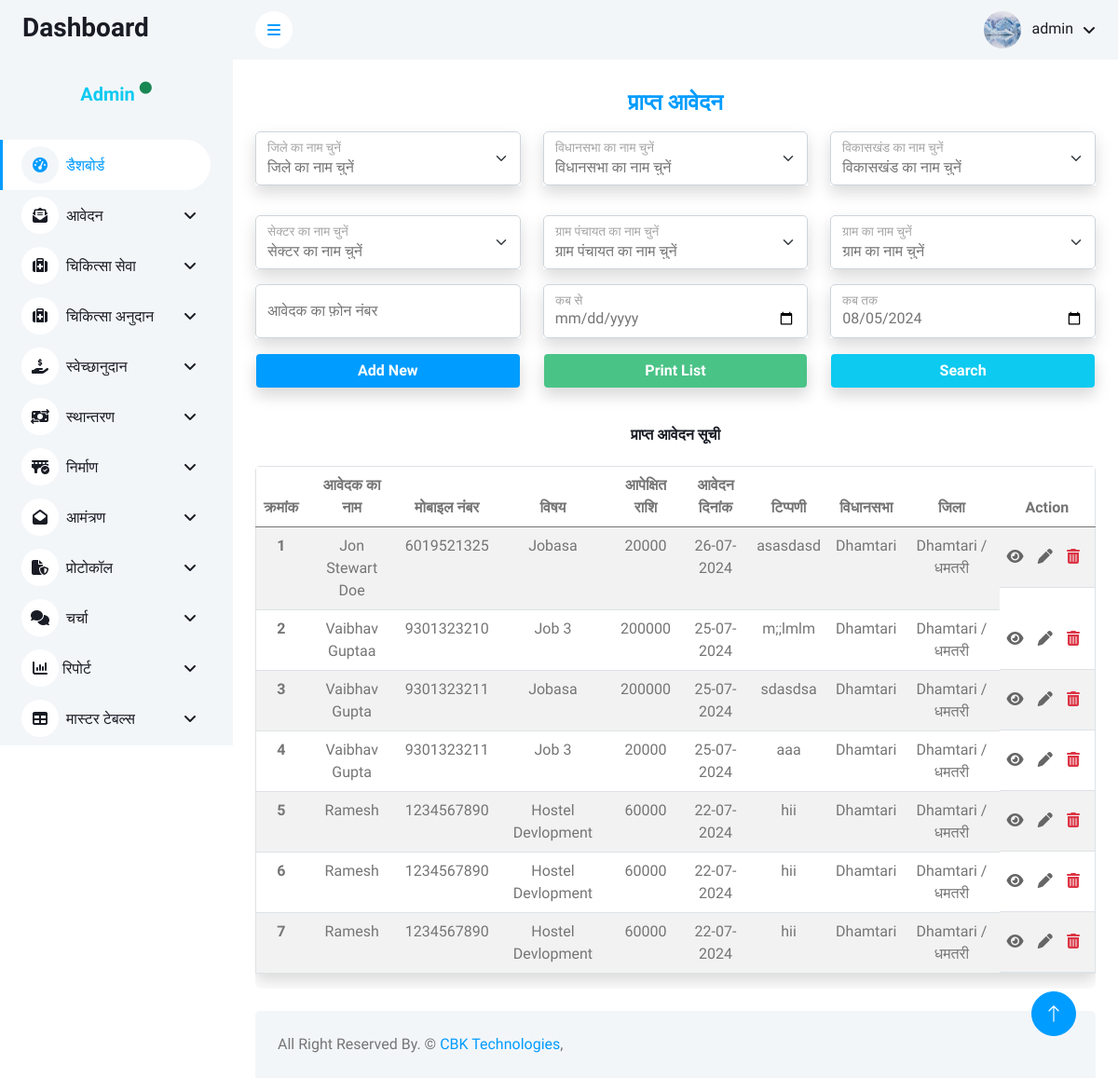
Page /admin/chikitsa/chikitsa_aavedan.php (signed in) on the committed database.
### tables this page shows
CREATE TABLE `chikitsa` (
  `id` int(11) NOT NULL,
  `inquiry_no` varchar(30) NOT NULL,
  `name` varchar(100) NOT NULL,
  `phone_number` varchar(15) NOT NULL,
  `designation` varchar(100) NOT NULL,
  `district_id` int(11) NOT NULL,
  `vidhansabha_id` int(11) NOT NULL,
  `vikaskhand_id` int(11) NOT NULL,
  `sector_id` int(11) NOT NULL,
  `gram_panchayat_id` varchar(100) NOT NULL,
  `gram_id` varchar(100) NOT NULL,
  `subject` varchar(255) NOT NULL,
  `reference` varchar(100) NOT NULL,
  `expectations_amount` int(11) NOT NULL,
  `application_date` date NOT NULL,
  `file_upload` varchar(255) NOT NULL,
  `comment` text NOT NULL,
  `status` int(11) NOT NULL DEFAULT 0 COMMENT '0 = प्राप्त आवेदन\r\n1 = प्रस्तावित आवेदन\r\n2 = स्वीकृत आवेदन \r\n3 = प्रेषित स्वीकृत आवेदन\r\n4 = अस्वीकृत आवेदन ',
  `anumodit_amount` varchar(200) NOT NULL DEFAULT '',
  `aadesh_no` varchar(200) NOT NULL DEFAULT '',
  `anumodit_date` date DEFAULT NULL,
  `view_comment` text NOT NULL,
  `create_date` timestamp NOT NULL DEFAULT current_timestamp(),
  `update_date` timestamp NOT NULL DEFAULT current_timestamp() ON UPDATE current_timestamp(),
  `sveekrt_amount` varchar(200) NOT NULL,
  `sveekrt_no` varchar(100) NOT NULL,
  `sveekrt_comment` text NOT NULL,
  `sveekrt_date` date DEFAULT NULL,
  `yojna_id` int(11) NOT NULL,
  `ptr_sender` varchar(200) NOT NULL,
  `presit_date` date DEFAULT NULL,
  `anudan_prapt_add` varchar(200) NOT NULL
);

CREATE TABLE `vidhansabha_master` (
  `vidhansabha_id` int(11) NOT NULL,
  `vidhansabha_name` varchar(200) NOT NULL,
  `district_id` int(11) NOT NULL
);

CREATE TABLE `district_master` (
  `district_id` int(11) NOT NULL,
  `district_name` varchar(200) NOT NULL
);

### admin/config/function.php (called while the page is built, shortened)
<?php
function getvalfield($con, $table, $field, $where)
{
    $sql = "select $field from $table where $where";
    $getvalue =  mysqli_query($con, $sql);
    $getval   =  mysqli_fetch_row($getvalue);
    return $getval[0];
}

### admin/chikitsa/chikitsa_aavedan.php (the view, shortened to what this page needs)
<?php include('../config/dbconnection.php') ?>
<?php
$tblname = "chikitsa";
$tblkey = "id";
$pagename = "प्राप्त आवेदन";
if ($_SERVER['REQUEST_METHOD'] == 'POST' && isset($_POST['search'])) {
    $district_id = isset($_POST['district_id']) ? $_POST['district_id'] : '';
    $vidhansabha_id = isset($_POST['vidhansabha_id']) ? $_POST['vidhansabha_id'] : '';
    $vikaskhand_id = isset($_POST['vikaskhand_id']) ? $_POST['vikaskhand_id'] : '';
    $sector_id = isset($_POST['sector_id']) ? $_POST['sector_id'] : '';
    $gram_panchayat_id = isset($_POST['gram_panchayat_id']) ? $_POST['gram_panchayat_id'] : '';
    $gram_id = isset($_POST['gram_id']) ? $_POST['gram_id'] : '';
    $phone_number = isset($_POST['phone_number']) ? $_POST['phone_number'] : '';
    $from_date = isset($_POST['from_date']) ? $_POST['from_date'] : '';
    $to_date = isset($_POST['to_date']) ? $_POST['to_date'] : '';
    $sql = "SELECT a.*, d.district_name, v.vidhansabha_name, vk.vikaskhand_name, s.sector_name, gp.gram_panchayat_name, g.gram_name
    FROM $tblname a
    LEFT JOIN district_master d ON a.district_id = d.district_id
    LEFT JOIN vidhansabha_master v ON a.vidhansabha_id = v.vidhansabha_id
    LEFT JOIN vikaskhand_master vk ON a.vikaskhand_id = vk.vikaskhand_id
    LEFT JOIN sector_master s ON a.sector_id = s.sector_id
    LEFT JOIN gram_panchayat_master gp ON a.gram_panchayat_id = gp.gram_panchayat_id
    LEFT JOIN gram_master g ON a.gram_id = g.gram_id
    WHERE a.status=0";
    if (!empty($district_id)) {
        $sql .= " AND a.district_id = '" . mysqli_real_escape_string($conn, $district_id) . "'";
    }
    if (!empty($vidhansabha_id)) {
        $sql .= " AND a.vidhansabha_id = '" . mysqli_real_escape_string($conn, $vidhansabha_id) . "'";
    }
    if (!empty($vikaskhand_id)) {
        $sql .= " AND a.vikaskhand_id = '" . mysqli_real_escape_string($conn, $vikaskhand_id) . "'";
    }
    if (!empty($sector_id)) {
        $sql .= " AND a.sector_id = '" . mysqli_real_escape_string($conn, $sector_id) . "'";
    }
    if (!empty($gram_panchayat_id)) {
        $sql .= " AND a.gram_panchayat_id = '" . mysqli_real_escape_string($conn, $gram_panchayat_id) . "'";
    }
    if (!empty($gram_id)) {
        $sql .= " AND a.gram_id = '" . mysqli_real_escape_string($conn, $gram_id) . "'";
    }
    if (!empty($phone_number)) {
        $sql .= " AND phone_number = '" . mysqli_real_escape_string($conn, $phone_number) . "'";
    }
    if (!empty($from_date) && !empty($to_date)) {
        $sql .= " AND application_date BETWEEN '" . mysqli_real_escape_string($conn, $from_date) . "' AND '" . mysqli_real_escape_string($conn, $to_date) . "'";
    }
    $sql .= " ORDER BY id DESC";
} else {
    $sql = "SELECT a.*, d.district_name, v.vidhansabha_name, vk.vikaskhand_name, s.sector_name, gp.gram_panchayat_name, g.gram_name
    FROM $tblname a
    LEFT JOIN district_master d ON a.district_id = d.district_id
    LEFT JOIN vidhansabha_master v ON a.vidhansabha_id = v.vidhansabha_id
    LEFT JOIN vikaskhand_master vk ON a.vikaskhand_id = vk.vikaskhand_id
    LEFT JOIN sector_master s ON a.sector_id = s.sector_id
    LEFT JOIN gram_panchayat_master gp ON a.gram_panchayat_id = gp.gram_panchayat_id
    LEFT JOIN gram_master g ON a.gram_id = g.gram_id
    WHERE a.status=0
    ORDER BY a.$tblkey DESC";
}
$fetch = mysqli_query($conn, $sql);
?>
<?php include('../includes/header.php') ?>
<?php include('../includes/sidebar.php') ?>
<?php include('../includes/navbar.php') ?>
<div class="container-fluid pt-4 px-4">
    <h4 class="text-center fw-bolder text-primary mb-3"><?= $pagename; ?></h4>
    <form action="" method="post">
        <div class="row">
            <div class="col-lg-4 text-center mb-3">
                <div class="form-group shadow">
                    <div class="form-floating mb-3">
                        <select name="district_id" id="districtSelect" class="form-select form-control bg-white">
                            <option value="" selected>जिले का नाम चुनें</option>
                        </select>
                        <label for="districtSelect">जिले का नाम चुनें </label>
                    </div>
                </div>
            </div>
            <div class="col-lg-4">
                <div class="form-group shadow">
                    <div class="form-floating mb-3">
                        <select name="vidhansabha_id" id="vidhansabhaSelect" class="form-select form-control bg-white ">
                            <option value="" selected>विधानसभा का नाम चुनें</option>
                        </select>
                        <label for="vidhansabha">विधानसभा का नाम चुनें </label>
                    </div>
                </div>
            </div>
            <div class="col-lg-4">
                <div class="form-group shadow">
                    <div class="form-floating mb-3">
                        <select name="vikaskhand_id" id="vikaskhandSelect" class="form-select form-control bg-white">
                            <option value="" selected disabled>विकासखंड का नाम चुनें</option>
                        </select>
                        <label for="vikaskhand">विकासखंड का नाम चुनें </label>
                    </div>
                </div>
            </div>
            <div class="col-lg-4">
                <div class="form-group shadow">
                    <div class="form-floating mb-3">
                        <select name="sector_id" id="sectorSelect" class="form-select form-control bg-white">
                            <option value="" selected>सेक्टर का नाम चुनें</option>
                        </select>
                        <label for="sector">सेक्टर का नाम चुनें </label>
                    </div>
                </div>
            </div>
            <div class="col-lg-4">
                <div class="form-group shadow">
                    <div class="form-floating mb-3">
                        <select name="gram_panchayat_id" id="gramPanchayatSelect" class="form-select form-control bg-white">
                            <option value="" selected>ग्राम पंचायत का नाम चुनें</option>
                        </select>
                        <label for="gram_panchayt">ग्राम पंचायत का नाम चुनें </label>
                    </div>
                </div>
            </div>
            <div class="col-lg-4">
                <div class="form-group shadow">
                    <div class="form-floating mb-3">
                        <select class="form-select" id="gramSelect" name="gram_id">
                            <option value="" selected>ग्राम का नाम चुनें</option>
                        </select>
                        <label for="gram">ग्राम का नाम चुनें </label>
                    </div>
                </div>
            </div>
            <div class="col-lg-4">
                <div class="form-group shadow">
                    <div class="form-floating mb-3">
                        <input type="text" name="phone_number" class="form-control" id="phone_number" placeholder="आवेदक का फ़ोन नंबर" onkeypress='return event.charCode >= 48 && event.charCode <= 57'>
                        <label for="mobile">आवेदक का फ़ोन नंबर </label>
                    </div>
                </div>
            </div>
            <div class="col-lg-4">
                <div class="form-group shadow">
                    <div class="form-floating mb-3">
                        <input type="date" name="from_date" class="form-control" id="from_date" placeholder="कब से ">
                        <label for="from_date">कब से</label>
                    </div>
                </div>
            </div>
            <div class="col-lg-4">
                <div class="form-group shadow">
                    <div class="form-floating mb-3">
                        <?php
                        $currentDate = date('Y-m-d');
                        ?>
                        <input type="date" name="to_date" value="<?= $currentDate ?>" class="form-control" id="to_date" placeholder="कब तक ">
                        <label for="to_date">कब तक</label>
                    </div>
                </div>
            </div>
            <div class="col-lg-4 text-center mb-3">
                <a name="Add_New" onclick="location.href='swekshanudan.php';" class="form-control text-center text-white btn text-center shadow bg-primary" style="background-color:#4ac387;"><b>Add New</b></a>
            </div>
            <div class="col-lg-4 text-center mb-3">
                <div name="PrintList" onclick="" class="form-control text-center text-white btn text-center shadow" style="background-color:#4ac387;"><b>Print List</b></div>
            </div>
            <div class="col-lg-4 text-center mb-3">
                <button name="search" class="form-control text-center text-white btn text-center shadow bg-info" type="submit"><b>Search</b></button>
            </div>
        </div>
    </form>
</div>
<div class="container-fluid px-4">
    <div class="row">
        <div class="col-sm-12 col-lg-12">
            <h6 class="mb-4 text-center mt-2 pt-3 "><?= $pagename; ?> सूची</h6>
            <div class=" rounded" style="overflow-y: scroll;">
                <table class="table table-striped border shadow">
                    <thead class=" head">
                        <tr class="text-center">
                            <th scope="col">क्रमांक</th>
                            <th scope="col">आवेदक का नाम</th>
                            <th scope="col">मोबाइल नंबर</th>
                            <th scope="col">विषय</th>
                            <th scope="col">आपेक्षित राशि</th>
                            <th scope="col">आवेदन दिनांक</th>
                            <th scope="col">टिप्पणी</th>
                            <th scope="col">विधानसभा</th>
                            <th scope="col">जिला</th>
                            <th scope="col">Action</th>
                        </tr>
                    </thead>
                    <tbody>
                        <?php
                        $i = 1;
                        while ($row = mysqli_fetch_array($fetch)) {
                        ?>
                            <tr class=" text-center">
                                <th scope="row"><?= $i++ ?></th>
                                <td><?= $row['name'] ?></td>
                                <td><?= $row['phone_number'] ?></td>
                                <td><?= $row['subject'] ?></td>
                                <td><?= $row['expectations_amount'] ?></td>
                                <td><?= date("d-m-Y", strtotime($row['application_date'])) ?></td>
                                <td><?= $row['comment'] ?></td>
                                <td><?= $row['vidhansabha_name'] ?></td>
                                <td><?= $row['district_name'] ?></td>
                                <td class="action">
                                    <a href="#" onclick="view(<?= $row['id'] ?>)"><i class="fas fa-eye me-2 " title="View"></i></a>
                                    <a href="#" onclick="edit(<?= $row['id'] ?>)"><i class="fas fa-pen me-2 " title="Edit"></i></a>
                                    <a class="text-danger " href="" onclick="confirmDelete(<?= $row['id']; ?>, '<?php echo $tblname; ?>', '<?= $tblkey ?>')"><i class="fas fa-trash-alt me-2 " title="Delete"></i></a>
                                </td>
                            </tr>
                        <?php } ?>
                    </tbody>
                </table>
            </div>
        </div>
    </div>
</div>
<?php include('../includes/footer.php'); ?>

### admin/includes/navbar.php (shortened to what this page needs)
<?php
$username=$_SESSION['username'];
$profile_picture = getvalfield($conn, "adminlogin", "profile_picture", "username='$username'");
?>
<div class="content">
    <nav class="navbar navbar-expand bg-light navbar-light sticky-top px-4 py-0">
        <a href="#" class="sidebar-toggler flex-shrink-0">
            <i class="fa fa-bars"></i>
        </a>
        <div class="navbar-nav align-items-center ms-auto">
            <div class="nav-item dropdown">
                <a href="#" class="nav-link dropdown-toggle" data-bs-toggle="dropdown">
                    <img class="rounded-circle me-lg-2" src="../dash/uploads/<?=$profile_picture?>" alt="" style="width: 40px; height: 40px;">
                    <span class="d-none d-lg-inline-flex"><?=$username;?></span>
                </a>
            </div>
        </div>
    </nav>

### admin/css/style.css (style rules this page uses)
:root { --primary: #009CFF; --light: #F3F6F9; --dark: #191C24; }
.btn { transition: .5s; }
.content { margin-left: 250px; min-height: 100vh; background: #FFFFFF; transition: 0.5s; }
@media (min-width: 992px) { .content { width: calc(100% - 250px); } }
.content .navbar .navbar-nav .nav-link { margin-left: 25px; padding: 12px 0; color: var(--dark); outline: none; }
.content .navbar .sidebar-toggler, .content .navbar .navbar-nav .nav-link i { width: 40px; height: 40px; display: inline-flex; align-items: center; justify-content: center; background: #FFFFFF; border-radius: 40px; }
.content .navbar .dropdown-toggle::after { margin-left: 6px; vertical-align: middle; border: none; content: "\f107"; font-family: "Font Awesome 5 Free"; font-weight: 900; transition: .5s; }
.action { display:flex; justify-content: center; align-items: center; }
.action a { text-decoration: none; color: #666; transition: color 0.2s ease; }

### rows in the picture
chikitsa: name "Jon Stewart Doe", phone_number "6019521325", subject "Jobasa", expectations_amount "20000", application_date "26-07-2024", comment "asasdasd", vidhansabha.vidhansabha_name "Dhamtari", district.district_name "Dhamtari / धमतरी"
chikitsa: name "Vaibhav Guptaa", phone_number "9301323210", subject "Job 3", expectations_amount "200000", application_date "25-07-2024", comment "m;;lmlm", vidhansabha.vidhansabha_name "Dhamtari", district.district_name "Dhamtari / धमतरी"
chikitsa: name "Vaibhav Gupta", phone_number "9301323211", subject "Jobasa", expectations_amount "200000", application_date "25-07-2024", comment "sdasdsa", vidhansabha.vidhansabha_name "Dhamtari", district.district_name "Dhamtari / धमतरी"
chikitsa: name "Vaibhav Gupta", phone_number "9301323211", subject "Job 3", expectations_amount "20000", application_date "25-07-2024", comment "aaa", vidhansabha.vidhansabha_name "Dhamtari", district.district_name "Dhamtari / धमतरी"
chikitsa: name "Ramesh", phone_number "1234567890", subject "Hostel Devlopment", expectations_amount "60000", application_date "22-07-2024", comment "hii", vidhansabha.vidhansabha_name "Dhamtari", district.district_name "Dhamtari / धमतरी"
chikitsa: name "Ramesh", phone_number "1234567890", subject "Hostel Devlopment", expectations_amount "60000", application_date "22-07-2024", comment "hii", vidhansabha.vidhansabha_name "Dhamtari", district.district_name "Dhamtari / धमतरी"
chikitsa: name "Ramesh", phone_number "1234567890", subject "Hostel Devlopment", expectations_amount "60000", application_date "22-07-2024", comment "hii", vidhansabha.vidhansabha_name "Dhamtari", district.district_name "Dhamtari / धमतरी"

### other values in the picture
$username "admin"
$pagename "प्राप्त आवेदन"
